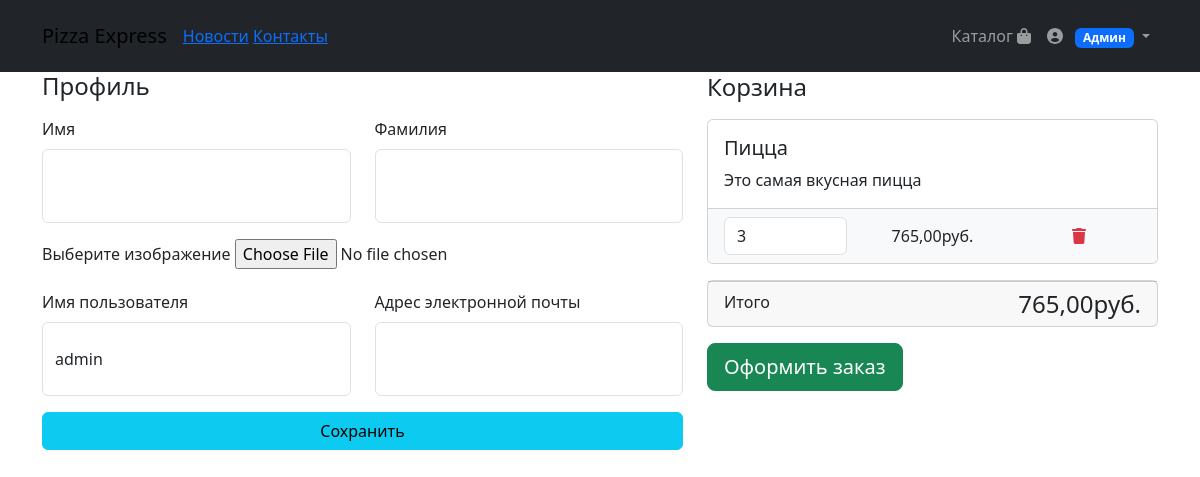
/users/profile/ (signed in), run on an earlier commit of the app's database.
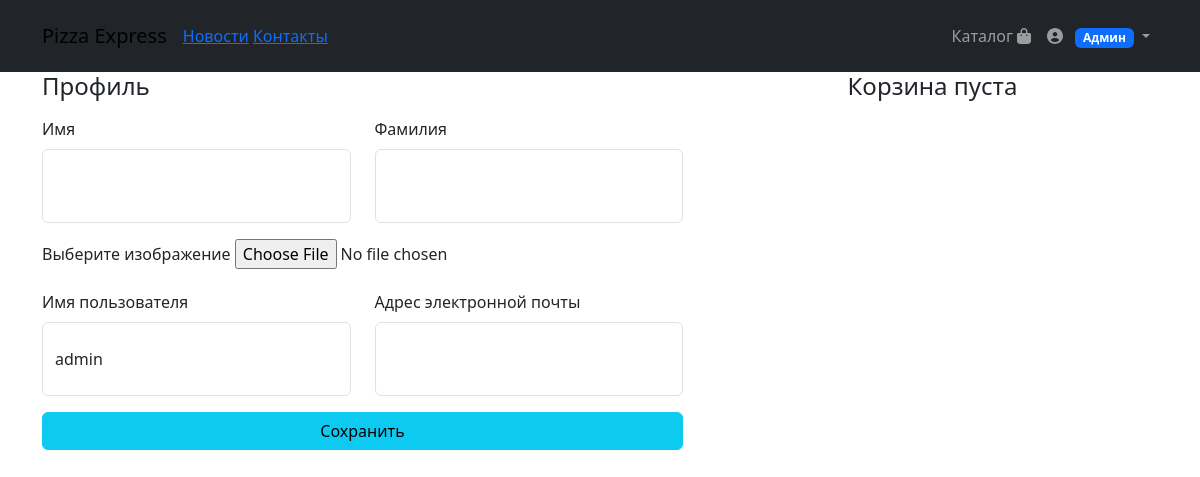
And on a later commit of the database.
### products/models.py (models this page shows, shortened)
class Basket(models.Model):
    user = models.ForeignKey(to=User, on_delete=models.CASCADE)
    product = models.ForeignKey('products.Product', on_delete=models.CASCADE)
    quantity = models.PositiveIntegerField(default=0)
    created_timestamp = models.DateTimeField(auto_now_add=True)
    objects = BasketQuerySet.as_manager()
    def sum(self):
        return self.quantity * self.product.price

class Product(models.Model):
    name = models.CharField(max_length=256)
    description = models.TextField(null=True, blank=True)
    price = models.DecimalField(max_digits=6, decimal_places=2)
    quantity = models.PositiveIntegerField(default=0)
    image = models.ImageField(upload_to='products_images')
    category = models.ForeignKey('products.ProductCategory', on_delete=models.CASCADE)
    class Meta:
        verbose_name = 'Продукт'
        verbose_name_plural = 'Продукты'

### users/views.py (the view)
# urls.py: path('profile/', profile, name='profile'),
@login_required
def profile(request):
    if request.method == 'POST':
        form = UserProfileForm(data=request.POST, instance=request.user)
        if form.is_valid():
            form.save()
            return HttpResponseRedirect(reverse('users:profile'))
    else:
        form = UserProfileForm(instance=request.user)
    context = {
        'form': form,
        'baskets': Basket.objects.filter(user=request.user),
    }
    return render(request, 'user/profile.html', context)

### users/forms.py
class UserProfileForm(UserChangeForm):
    first_name = forms.CharField(widget=forms.TextInput(attrs={'class': 'form-control py-4'}))
    last_name = forms.CharField(widget=forms.TextInput(attrs={'class': 'form-control py-4'}))
    image = forms.ImageField(widget=forms.FileInput(attrs={'class': 'custom-file-input'}), required=False)
    username = forms.CharField(widget=forms.TextInput(attrs={'class': 'form-control py-4', 'readonly': True}))
    email = forms.CharField(widget=forms.TextInput(attrs={'class': 'form-control py-4', 'readonly': True}))
    class Meta:
        model = User
        fields = ('first_name', 'last_name', 'image', 'username', 'email')

### products/models.py (called while the page is built)
    def total_sum(self):
        return sum(basket.sum() for basket in self)

    def total_quantity(self):
        return sum(basket.quantity for basket in self)

### users/templates/user/profile.html (shortened to what this page needs)
{% extends 'products/base.html' %} {% load static %}
{% block css %}
	<link href="{% static 'css/profile.css' %}" rel="stylesheet" />
{% endblock %}
{% block content %}
<div class="container">
    <div class="row">
        <div class="col-lg-7">
            <h4 class="mt-3 mb-3">Профиль</h4>
            <form action="{% url 'users:profile' %}" method="post" enctype="multipart/form-data">
                <div class="row mb-3">
                    <div class="col-lg-6">
                        <label for="{{ form.first_name.id_for_label }}" class="form-label">Имя</label>
                        {{ form.first_name }}
                    </div>
                    <div class="col-lg-6">
                        <label for="{{ form.last_name.id_for_label }}" class="form-label">Фамилия</label>
                        {{ form.last_name }}
                    </div>
                </div>
                <div class="mb-3">
                    <label for="{{ form.image.id_for_label }}" class="form-label">Выберите изображение</label>
                    {{ form.image }}
                </div>
                <div class="row mb-3">
                    <div class="col-lg-6">
                        <label for="{{ form.username.id_for_label }}" class="form-label">Имя пользователя</label>
                        {{ form.username }}
                    </div>
                    <div class="col-lg-6">
                        <label for="{{ form.email.id_for_label }}" class="form-label">Адрес электронной почты</label>
                        {{ form.email }}
                    </div>
                </div>
                <div class="mb-3">
                    <button type="submit" class="btn btn-info w-100">Сохранить</button>
                </div>
            </form>
        </div>
        <div class="col-lg-5">
            {% include 'products/basket.html' %}
        </div>
    </div>
</div>
{% endblock %}

### products/templates/products/basket.html
{% if baskets %}
<h4 class="mt-3 mb-3 d-flex justify-content-between align-items-center">
	Корзина
	<span class="badge badge-secondary badge-pill"
		>{{ baskets.total_quantity }}</span
	>
</h4>
{% for basket in baskets %}
<div class="card mb-3">
	<div class="card-body">
		<h5 class="card-title">{{ basket.product.name }}</h5>
		<p class="card-text">{{ basket.product.description }}</p>
	</div>
	<ul class="list-group list-group-flush">
		<li class="list-group-item bg-light">
			<div class="row text-center align-items-center">
				<div class="col-lg-4">
					<input
						name="basketID"
						type="number"
						class="form-control"
						value="{{ basket.quantity }}"
						min="0"
					/>
				</div>
				<div class="col-lg-4">
					<span class="font-weight-bold">{{ basket.sum }}руб.</span>
				</div>
				<div class="col-lg-4 text-right">
					<a
						href="{% url 'products:basket_remove' basket.id %}"
						class="text-danger"
					>
						<i class="fas fa-trash"></i>
					</a>
				</div>
			</div>
		</li>
	</ul>
</div>
{% endfor %}
<div class="card mb-3">
	<div class="card-footer d-flex justify-content-between">
		<p class="mb-0">Итого</p>
		<h4 class="mb-0">{{ baskets.total_sum }}руб.</h4>
	</div>
</div>
<a class="btn btn-success btn-lg float-right" href="{% url 'products:order' %}">
	Оформить заказ
</a>
{% else %}
<h4 class="mt-3 mb-3 text-center">Корзина пуста</h4>
{% endif %}

What changed in the data, as far as the page shows it:
removed Basket: product.name "Пицца", product.description "Это самая вкусная пицца", basketID "3", sum "765,00", total_sum "765,00"
Also different on the page:
text no longer shown: "Корзина Итого руб. Оформить заказ"
text now shown: "Корзина пуста"
